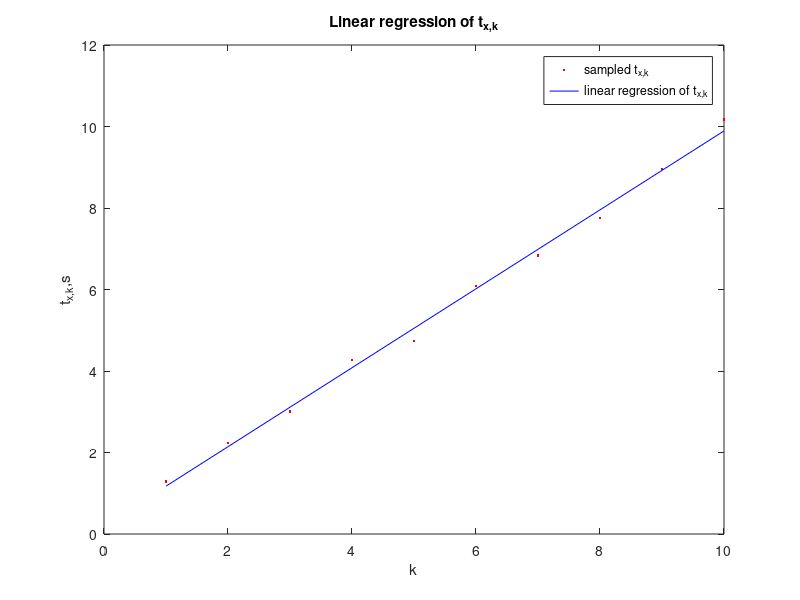

Write MATLAB code to recreate this figure.
tx = [1.286 2.23091 3.00448 4.26824 4.74249 6.08068 6.83541 7.75297 8.96053 10.168];

%   - with covariance matrix - 
j = [1:length(tx)];
A_matrix = cov(j,tx,1);                                          % output is normalized by the number of observations length(tx)
T_matrix = A_matrix(3)/A_matrix(1);                              % peaks eriodicity
T_0_matrix = mean(tx) - T_matrix * mean(j); 

R_2_matrix  = ( A_matrix(3) / sqrt(A_matrix(1)*A_matrix(4)))^2;  % coefficient of determination

%   - with loops -
for k = 1:length(tx)
   A(k) = k * tx(k);
end   
sum_A = cumsum(A);

cov_xy = (sum_A(length(tx)) / length(tx)) - mean([1:length(tx)])*mean(tx);
cov_xx = (length(tx)^2 -1)/12;

T = cov_xy/cov_xx;                                              % peaks eriodicity
t_reg = mean(tx) - T*mean(j) + j*T;

for k = 1:length(tx)
   B(k) = ( tx(k) - mean(tx) + ( mean([1:length(tx)]) - k )*T )^2;
   C(k) = (mean(tx)-T*mean(j) + k*T  - mean(tx))^2;
   D(k) = (tx(k) - mean(tx))^2;
end
sum_B = cumsum(B);                                              % Mean Squared Error
sum_C = cumsum(C); sum_D = cumsum(D);                                             
    
eps = sum_B(length(tx)) / (length(tx)*T^2);                     % MSE normalized with respect to #samples and period
R_sq = sum_C(length(tx)) / sum_D(length(tx));                   % coefficient of determination R^2

plot_reg=plot(j,tx,'r.', j,t_reg,'b-');
hold on 
title('Linear regression of t_{x,k}');
xlabel('k');
ylabel('t_{x,k},s');
legend('sampled t_{x,k}','linear regression of t_{x,k}');
hold off
